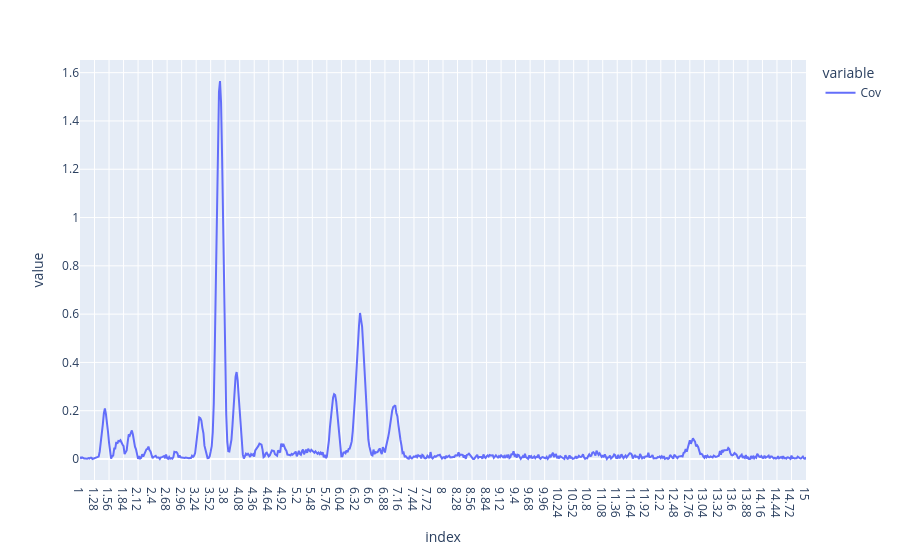

Write notebook code for a chart like this one.
### Code cell
# calculando a covariancia relacionando cada variável espectral com a predição do modelo PLS-R
global_cov = np.abs(np.cov(Xcalreg_prep.T, plsr_results[1].iloc[:,-1]))[:-1, -1]  # covariance between each spectral variable and the PLS-R predictions
global_cov_df = pd.DataFrame(global_cov, index=Xcalreg_prep.columns, columns=['Cov'])#.sort_values(by='Cov Score', ascending=False)
global_cov_df.plot()

### Figure 1 — Plotly figure (JSON) as saved in the notebook; plotly's stock layout.template omitted (floating-point values rounded to 4 significant figures; data arrays with more than 128 entries replaced by an {"elided": "..."} marker saying what was removed)
{"data": [{"hovertemplate": "variable=Cov<br>index=%{x}<br>value=%{y}<extra></extra>", "legendgroup": "Cov", "line": {"color": "#636efa", "dash": "solid"}, "marker": {"symbol": "circle"}, "mode": "lines", "name": "Cov", "orientation": "v", "showlegend": true, "type": "scatter", "x": {"elided": "701 str values"}, "xaxis": "x", "y": {"elided": "701 float values"}, "yaxis": "y"}], "layout": {"legend": {"title": {"text": "variable"}, "tracegroupgap": 0}, "margin": {"t": 60}, "xaxis": {"anchor": "y", "domain": [0, 1], "title": {"text": "index"}}, "yaxis": {"anchor": "x", "domain": [0, 1], "title": {"text": "value"}}}}
